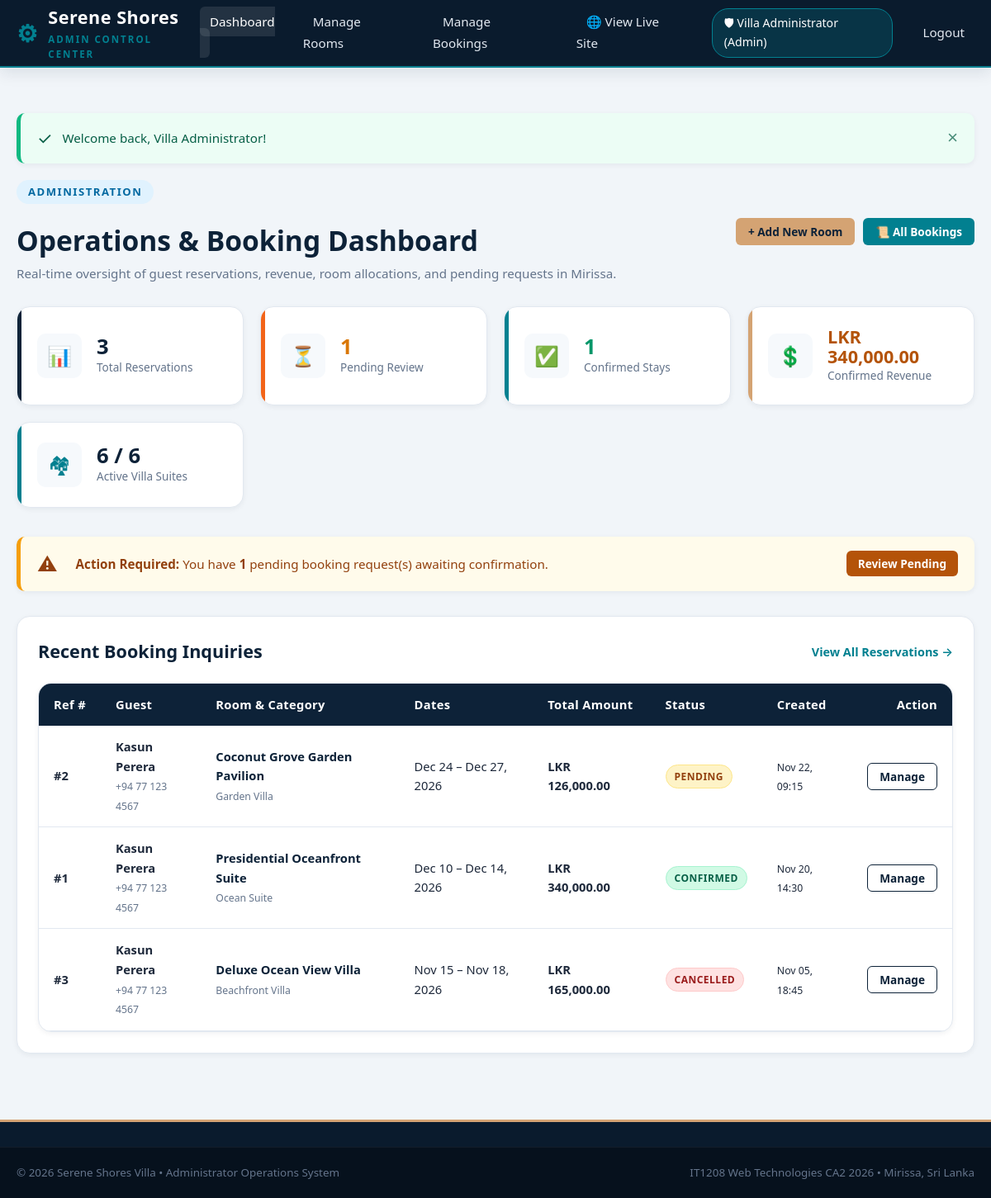
Page /admin/dashboard.php (signed in) on the committed database.
### tables this page shows
CREATE TABLE `bookings` (
  `booking_id` INT AUTO_INCREMENT PRIMARY KEY,
  `user_id` INT NOT NULL,
  `room_id` INT NOT NULL,
  `guest_name` VARCHAR(100) NOT NULL,
  `guest_email` VARCHAR(150) NOT NULL,
  `guest_contact` VARCHAR(25) NOT NULL,
  `guests_count` INT NOT NULL,
  `special_requests` TEXT DEFAULT NULL,
  `check_in` DATE NOT NULL,
  `check_out` DATE NOT NULL,
  `total_amount` DECIMAL(10,2) NOT NULL,
  `booking_status` ENUM('Pending', 'Confirmed', 'Cancelled') NOT NULL DEFAULT 'Pending',
  `booking_date` TIMESTAMP NOT NULL DEFAULT CURRENT_TIMESTAMP,
  CONSTRAINT `fk_bookings_user` FOREIGN KEY (`user_id`) 
    REFERENCES `users` (`user_id`) ON DELETE CASCADE ON UPDATE CASCADE,
  CONSTRAINT `fk_bookings_room` FOREIGN KEY (`room_id`) 
    REFERENCES `rooms` (`room_id`) ON DELETE RESTRICT ON UPDATE CASCADE
);

CREATE TABLE `rooms` (
  `room_id` INT AUTO_INCREMENT PRIMARY KEY,
  `room_name` VARCHAR(120) NOT NULL,
  `room_type` VARCHAR(60) NOT NULL,
  `description` TEXT NOT NULL,
  `facilities` TEXT NOT NULL,
  `price_per_night` DECIMAL(10,2) NOT NULL,
  `max_guests` INT NOT NULL,
  `image_url` VARCHAR(255) NOT NULL,
  `room_status` ENUM('available', 'inactive') NOT NULL DEFAULT 'available',
  `created_at` TIMESTAMP NOT NULL DEFAULT CURRENT_TIMESTAMP
);

### config/db.php (called while the page is built, shortened)
<?php
function formatLKR(float|int $amount): string {
    return 'LKR ' . number_format($amount, 2);
}

### admin/dashboard.php (the view, shortened to what this page needs)
<?php
require_once __DIR__ . '/includes/admin_header.php';
$countsStmt = $pdo->query(
    "SELECT
        COUNT(*) AS total_bookings,
        SUM(CASE WHEN booking_status = 'Pending' THEN 1 ELSE 0 END) AS pending_bookings,
        SUM(CASE WHEN booking_status = 'Confirmed' THEN 1 ELSE 0 END) AS confirmed_bookings,
        SUM(CASE WHEN booking_status = 'Cancelled' THEN 1 ELSE 0 END) AS cancelled_bookings,
        SUM(CASE WHEN booking_status = 'Confirmed' THEN total_amount ELSE 0 END) AS total_revenue
     FROM bookings"
);
$metrics = $countsStmt->fetch();
$totalBookings     = (int)($metrics['total_bookings'] ?? 0);
$pendingBookings   = (int)($metrics['pending_bookings'] ?? 0);
$confirmedBookings = (int)($metrics['confirmed_bookings'] ?? 0);
$totalRevenue      = (float)($metrics['total_revenue'] ?? 0);
$roomStatsStmt = $pdo->query(
    "SELECT
        COUNT(*) AS total_rooms,
        SUM(CASE WHEN room_status = 'available' THEN 1 ELSE 0 END) AS active_rooms
     FROM rooms"
);
$roomStats = $roomStatsStmt->fetch();
$totalRooms  = (int)($roomStats['total_rooms'] ?? 0);
$activeRooms = (int)($roomStats['active_rooms'] ?? 0);
$recentStmt = $pdo->query(
    "SELECT b.booking_id, b.guest_name, b.guest_email, b.guest_contact, b.check_in, b.check_out,
            b.total_amount, b.booking_status, b.booking_date,
            r.room_name, r.room_type
     FROM bookings b
     JOIN rooms r ON b.room_id = r.room_id
     ORDER BY b.booking_date DESC
     LIMIT 6"
);
$recentBookings = $recentStmt->fetchAll();
?>
<div class="container">
    <div style="display: flex; justify-content: space-between; align-items: center; flex-wrap: wrap; gap: 16px; margin-bottom: 28px;">
        <div>
            <span class="section-badge" style="background:#e0f2fe; color:#0369a1;">Administration</span>
            <h1 style="font-size: 2.1rem; color: var(--primary-navy); margin-top: 6px;">
                Operations & Booking Dashboard
            </h1>
            <p style="color: var(--text-muted); font-size: 0.95rem;">
                Real-time oversight of guest reservations, revenue, room allocations, and pending requests in Mirissa.
            </p>
        </div>
        <div style="display: flex; gap: 10px;">
            <a href="rooms.php?action=create" class="btn btn-sand btn-sm">&#43; Add New Room</a>
            <a href="bookings.php" class="btn btn-primary btn-sm">&#128220; All Bookings</a>
        </div>
    </div>
    <div class="admin-metrics-grid">
        <div class="metric-card navy">
            <div class="metric-icon" style="color: var(--primary-navy);">&#128202;</div>
            <div class="metric-info">
                <h3><?= $totalBookings; ?></h3>
                <p>Total Reservations</p>
            </div>
        </div>
        <div class="metric-card orange">
            <div class="metric-icon" style="color: #d97706;">&#9203;</div>
            <div class="metric-info">
                <h3 style="color: #d97706;"><?= $pendingBookings; ?></h3>
                <p>Pending Review</p>
            </div>
        </div>
        <div class="metric-card teal">
            <div class="metric-icon" style="color: #059669;">&#9989;</div>
            <div class="metric-info">
                <h3 style="color: #059669;"><?= $confirmedBookings; ?></h3>
                <p>Confirmed Stays</p>
            </div>
        </div>
        <div class="metric-card sand">
            <div class="metric-icon" style="color: #b45309;">&#128178;</div>
            <div class="metric-info">
                <h3 style="font-size: 1.35rem; color: #b45309;"><?= formatLKR($totalRevenue); ?></h3>
                <p>Confirmed Revenue</p>
            </div>
        </div>
        <div class="metric-card teal">
            <div class="metric-icon" style="color: var(--accent-teal);">&#127960;</div>
            <div class="metric-info">
                <h3><?= $activeRooms; ?> / <?= $totalRooms; ?></h3>
                <p>Active Villa Suites</p>
            </div>
        </div>
    </div>
    <?php if ($pendingBookings > 0): ?>
        <div class="alert alert-warning" style="display: flex; justify-content: space-between; align-items: center;">
            <div style="display: flex; align-items: center; gap: 10px;">
                <span class="alert-icon" style="font-size: 1.5rem;">&#9888;</span>
                <span>
                    <strong>Action Required:</strong> You have <strong><?= $pendingBookings; ?></strong> pending booking request(s) awaiting confirmation.
                </span>
            </div>
            <a href="bookings.php?filter_status=Pending" class="btn btn-primary btn-sm" style="background:#b45309; border:none;">
                Review Pending
            </a>
        </div>
    <?php endif; ?>
    <div style="background: #ffffff; border-radius: var(--radius-lg); padding: 25px; box-shadow: var(--shadow-sm); border: 1px solid var(--border-color); margin-top: 30px;">
        <div style="display: flex; justify-content: space-between; align-items: center; margin-bottom: 20px;">
            <h2 style="font-size: 1.35rem; color: var(--primary-navy); margin: 0;">
                Recent Booking Inquiries
            </h2>
            <a href="bookings.php" style="font-size: 0.9rem; font-weight: 600;">View All Reservations &rarr;</a>
        </div>
        <div class="table-responsive">
            <table class="custom-table">
                <thead>
                    <tr>
                        <th>Ref #</th>
                        <th>Guest</th>
                        <th>Room & Category</th>
                        <th>Dates</th>
                        <th>Total Amount</th>
                        <th>Status</th>
                        <th>Created</th>
                        <th style="text-align: right;">Action</th>
                    </tr>
                </thead>
                <tbody>
                    <?php if (!empty($recentBookings)): ?>
                        <?php foreach ($recentBookings as $rb): ?>
                            <?php
                            $badge = match($rb['booking_status']) {
                                'Confirmed' => 'badge-confirmed',
                                'Cancelled' => 'badge-cancelled',
                                default     => 'badge-pending'
                            };
                            ?>
                            <tr>
                                <td><strong>#<?= (int)$rb['booking_id']; ?></strong></td>
                                <td>
                                    <strong><?= e($rb['guest_name']); ?></strong><br>
                                    <small style="color: var(--text-muted);"><?= e($rb['guest_contact']); ?></small>
                                </td>
                                <td>
                                    <div style="font-weight: 600; color: var(--primary-navy);"><?= e($rb['room_name']); ?></div>
                                    <small style="color: var(--text-muted);"><?= e($rb['room_type']); ?></small>
                                </td>
                                <td>
                                    <?= date('M d', strtotime($rb['check_in'])); ?> &ndash; <?= date('M d, Y', strtotime($rb['check_out'])); ?>
                                </td>
                                <td>
                                    <strong><?= formatLKR((float)$rb['total_amount']); ?></strong>
                                </td>
                                <td>
                                    <span class="badge <?= $badge; ?>"><?= e($rb['booking_status']); ?></span>
                                </td>
                                <td>
                                    <small><?= date('M d, H:i', strtotime($rb['booking_date'])); ?></small>
                                </td>
                                <td style="text-align: right;">
                                    <a href="bookings.php#booking-<?= (int)$rb['booking_id']; ?>" class="btn btn-outline-navy btn-sm">
                                        Manage
                                    </a>
                                </td>
                            </tr>
                        <?php endforeach; ?>
                    <?php endif; ?>
                </tbody>
            </table>
        </div>
    </div>
</div>
<?php require_once __DIR__ . '/includes/admin_footer.php'; ?>

### assets/css/style.css (style rules this page uses)
:root { --primary-navy: #0d2238; --secondary-navy: #15324e; --accent-teal: #028090; --accent-teal-hover: #006877; --accent-sand: #d4a373; --accent-sand-light: #f7ede2; --accent-orange: #f26419; --bg-light: #f6f9fc; --surface-white: #ffffff; --text-dark: #1e293b; --text-muted: #64748b; --text-light: #f8fafc; --border-color: #e2e8f0; --border-focus: #028090; --shadow-sm: 0 2px 6px rgba(13, 34, 56, 0.06); --shadow-md: 0 6px 18px rgba(13, 34, 56, 0.1); --shadow-lg: 0 14px 32px rgba(13, 34, 56, 0.14); --radius-sm: 6px; --radius-md: 10px; --radius-lg: 16px; --transition: all 0.25s ease-in-out; }
*, *::before, *::after { box-sizing: border-box; margin: 0; padding: 0; }
body { font-family: 'Segoe UI', system-ui, -apple-system, BlinkMacSystemFont, Roboto, sans-serif; color: var(--text-dark); background-color: var(--bg-light); line-height: 1.6; min-height: 100vh; display: flex; flex-direction: column; }
a { color: var(--accent-teal); text-decoration: none; transition: var(--transition); }
.container { width: 100%; max-width: 1240px; margin: 0 auto; padding: 0 20px; }
.alert { display: flex; align-items: center; padding: 14px 20px; border-radius: var(--radius-md); margin-bottom: 20px; position: relative; box-shadow: var(--shadow-sm); font-size: 0.95rem; }
.alert-icon { font-size: 1.3rem; margin-right: 12px; flex-shrink: 0; }
.alert-warning { background-color: #fffbeb; color: #92400e; border-left: 5px solid #f59e0b; }
.btn { display: inline-flex; align-items: center; justify-content: center; gap: 8px; padding: 11px 22px; border-radius: var(--radius-md); font-size: 0.95rem; font-weight: 600; cursor: pointer; border: 1px solid transparent; transition: var(--transition); text-align: center; line-height: 1.4; }
.btn-primary { background-color: var(--accent-teal); color: #ffffff; }
.btn-sand { background-color: var(--accent-sand); color: var(--primary-navy); }
.btn-outline-navy { background-color: transparent; border-color: var(--primary-navy); color: var(--primary-navy); }
.btn-sm { padding: 6px 14px; font-size: 0.85rem; border-radius: var(--radius-sm); }
.section-badge { display: inline-block; background: var(--accent-sand-light); color: #92582b; font-size: 0.82rem; font-weight: 700; letter-spacing: 1.5px; text-transform: uppercase; padding: 4px 14px; border-radius: 20px; margin-bottom: 12px; }
.table-responsive { width: 100%; overflow-x: auto; background: var(--surface-white); border-radius: var(--radius-lg); box-shadow: var(--shadow-sm); border: 1px solid var(--border-color); }
.custom-table { width: 100%; border-collapse: collapse; text-align: left; font-size: 0.92rem; }
.custom-table th { background: var(--primary-navy); color: #ffffff; padding: 14px 18px; font-weight: 600; letter-spacing: 0.3px; white-space: nowrap; }
.custom-table td { padding: 14px 18px; border-bottom: 1px solid var(--border-color); vertical-align: middle; }
.badge { display: inline-block; padding: 4px 10px; border-radius: 20px; font-size: 0.75rem; font-weight: 700; text-transform: uppercase; letter-spacing: 0.5px; }
.badge-pending { background-color: #fef3c7; color: #92400e; border: 1px solid #fde68a; }
.badge-confirmed { background-color: #d1fae5; color: #065f46; border: 1px solid #a7f3d0; }
.badge-cancelled { background-color: #fee2e2; color: #991b1b; border: 1px solid #fecaca; }
.admin-metrics-grid { display: grid; grid-template-columns: repeat(auto-fit, minmax(220px, 1fr)); gap: 20px; margin-bottom: 35px; }
.metric-card { background: var(--surface-white); padding: 24px; border-radius: var(--radius-lg); box-shadow: var(--shadow-sm); border: 1px solid var(--border-color); display: flex; align-items: center; gap: 18px; position: relative; overflow: hidden; }
.metric-card::after { content: ''; position: absolute; top: 0; left: 0; width: 5px; height: 100%; }
.metric-card.navy::after { background: var(--primary-navy); }
.metric-card.teal::after { background: var(--accent-teal); }
.metric-card.sand::after { background: var(--accent-sand); }
.metric-card.orange::after { background: var(--accent-orange); }
.metric-icon { width: 54px; height: 54px; border-radius: var(--radius-md); display: flex; align-items: center; justify-content: center; font-size: 1.5rem; background: var(--bg-light); flex-shrink: 0; }
.metric-info h3 { font-size: 1.6rem; font-weight: 800; color: var(--primary-navy); line-height: 1.1; }
.metric-info p { font-size: 0.85rem; color: var(--text-muted); font-weight: 500; }

### rows in the picture
bookings: booking_id "2", guest_name "Kasun Perera", guest_contact "+94 77 123 4567", room.room_name "Coconut Grove Garden Pavilion", room.room_type "Garden Villa", check_in "Dec 24", check_out "Dec 27, 2026", total_amount "LKR 126,000.00", booking_status "PENDING", booking_date "Nov 22, 09:15"
bookings: booking_id "1", guest_name "Kasun Perera", guest_contact "+94 77 123 4567", room.room_name "Presidential Oceanfront Suite", room.room_type "Ocean Suite", check_in "Dec 10", check_out "Dec 14, 2026", total_amount "LKR 340,000.00", booking_status "CONFIRMED", booking_date "Nov 20, 14:30"
bookings: booking_id "3", guest_name "Kasun Perera", guest_contact "+94 77 123 4567", room.room_name "Deluxe Ocean View Villa", room.room_type "Beachfront Villa", check_in "Nov 15", check_out "Nov 18, 2026", total_amount "LKR 165,000.00", booking_status "CANCELLED", booking_date "Nov 05, 18:45"

### other values in the picture
$adminUser['name'] "Villa Administrator"
$icon "✓"
$message "Welcome back, Villa Administrator!"
$totalBookings "3"
$pendingBookings "1"
$confirmedBookings "1"
formatLKR($totalRevenue) "LKR 340,000.00"
$activeRooms "6"
$totalRooms "6"
